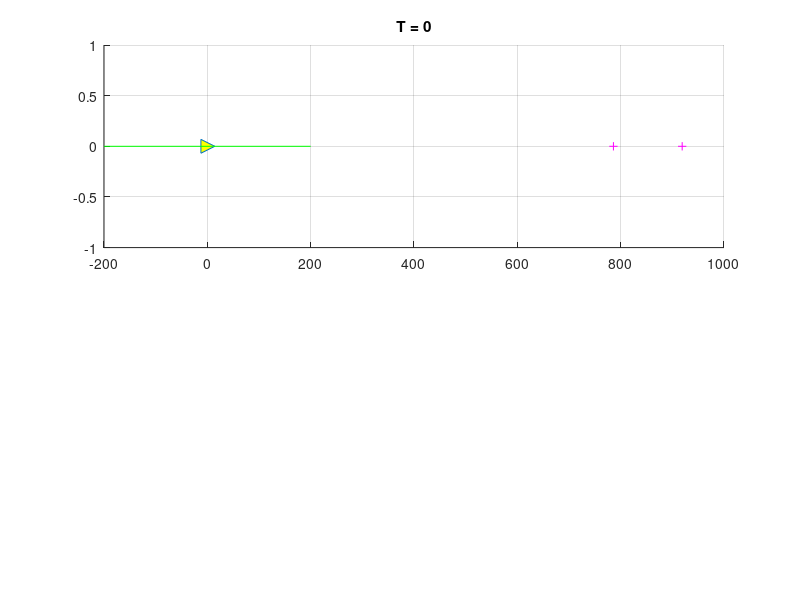

The MATLAB source for this figure: (Note: this script raises an error after producing the figure.)
%Demostration of localization 1D Kalman 1 sensor
% 
% Input: Change n to add or reduce the number of sensor 
% 
%

% Author: Haoran Zhao, Master, Electrical engineering
% University of Houston
% email address: zhaohaorandl@gmail.com 
% 
% December 1992; Last revision: 22-Sep-2016

%------------- BEGIN CODE --------------
%%------------ main variable -----------
n = 2; % sensor position
boat_init = 0;
boat_current = 0;
v= 1; %m/s
dt= .1; 
dist = zeros(n,1);
distm = zeros(n,100);
index=ones(n,1);
mean_est = zeros(n,1);
cov_m = zeros(n,1);
j_last=1;
row = zeros(n,1);
x_m = zeros(n,1);
x_new=zeros(n,1);
cov_new=zeros(n,1);
% time = zeros(1,13001);
diff = zeros(n,13001);

%%------------ random sensor position -------
a = 0;
b = 1000;
x_est = a+(b-a).*rand(n,1);
y = zeros(n,1);
sensor_position=zeros(n,1);
for j=1:n
    sensor_position(j)=x_est(j)+randn(1,1)*30;
end

dr = 200;
dr_error=zeros(n,1);
%%------------ plot sensor pdf -----------
figure(1)
subplot(2,1,1)
hold on
hBpts = plot (boat_init,'>','markerfacecolor','y','markersize',10);
grid on
hRline = plot ([boat_init(1,1)-dr boat_init(1,1)+dr],[0 0],'g');
hTtitle = title(['T = ',num2str(0)]); 
hSpts = plot (sensor_position(:,1),y(:,1),'m+');
[hMspdf, hMspts]= initmpdf(n,mean_est,cov_m);
[hKalpdf,hKalpts]=initkalpdf(n,x_new,cov_new);
[hEstpdf,hEstpts]=initestpdf(n,x_est,ones(n,1).*30);
hold off
axis([0 1000 -0.02 0.05]);

%%------------ figure(2) ------------------
dif = abs(x_est - sensor_position);
[row,~]=find(dif==max(dif));
x_m = ceil(dif(row,1))+1;
diff(:,1)=dif;
subplot(2,1,2)
hold on
[hDfpts,hDfline]=initdfdist(n,0,diff);
hold off
axis([0 1300 0 x_m]);
title ('Distance bwt x-kalman and sensor-position')

%%------------ measure and postion estimate--------------
for t = 0:dt:1300
    boat_current = boat_current + v*dt;
    bt = t - floor(t);
    if t==0
    col =1;
    else
    col = t/0.1+1;
    end
    col=round(col);
    diff(:,col)=dif(:,1);
    
    if bt < 10^-3
    for j = 1:n
    dist(j) = errorm([sensor_position(j),0],[boat_current,0]);
    dr_error(j) = dr+randn(1,1)*2;
    end
    
    for k = 1:n       
        if dist(k)<dr_error(k);
            d=boat_current - x_est(k);
            if d<=0
            x_m(k) = boat_current + dist(k);
            else
            x_m(k) = boat_current - dist(k);
            end
            if index(k)==1
            [x_new(k),cov_new(k)]=kalmanfilter(x_est(k),30,x_m(k));
            index(k)=0;
            else
            [x_new(k),cov_new(k)]=kalmanfilter(x_est(k),cov_new(k),x_m(k));    
            end
            x_est(k)=x_new(k);
            cov_m(k,1) = 10; 
            dif(k) = abs(x_est(k)-sensor_position(k));
            diff(k,col)=dif(k);
        else
        x_m(k)=0;
        cov_m(k,1)=0;  
        end
    end
    end
   [hDfpts,hDfline]=upddfdist(n,t,diff,hDfpts,hDfline);
   [hMspdf,hMspts]=updmpdf(n,x_m,cov_m,hMspdf,hMspts); 
   [hKalpdf,hKalpts]=updkalpdf(n,x_new,cov_new,hKalpdf,hKalpts);
%    [hEstpdf,hEstpts]=updestpdf(n,mean_new,cov_new,hEstpdf,hEstpts);
    set(hRline,'xdata',[boat_current(1,1)-dr boat_current(1,1)+dr],'ydata',[0 0]);
    set(hBpts,'xdata',boat_current(:,1),'ydata',y(:,1));
    set(hTtitle,'String',['T = ', num2str(t)]);
    drawnow;
%     pause(0.1);
end
diff(:,13001)
%------------- END OF CODE --------------
